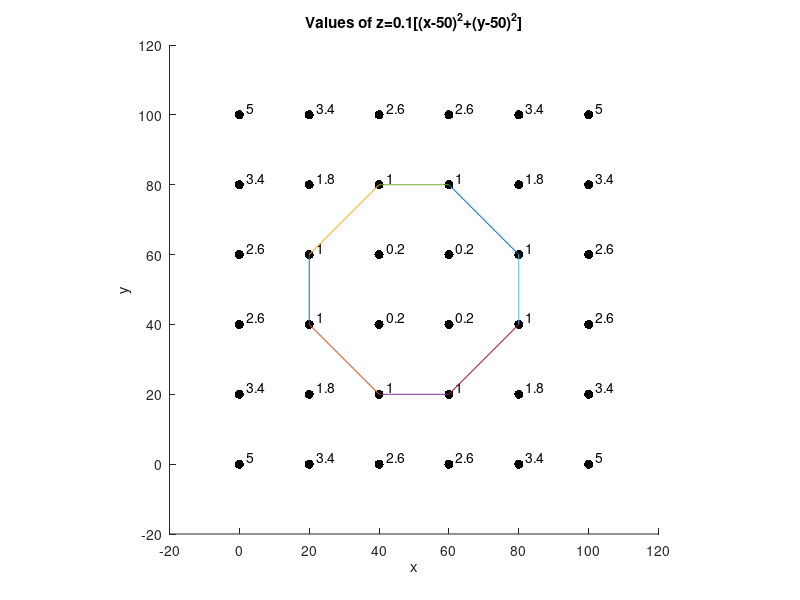

Recreate this plot in MATLAB.
clear; clc;

x = [0:20:100];
y = [0:20:100];


for i = 1:length(x)
    for j = 1:length(y)
        z(i,j) = (x(i)-50)^2 + (y(j)-50)^2;
    end
end

z = z/1000;
figure(1);clf;
axis([-20 120 -20 120]); % Set axis wider than default
hold on;

for i = 1:length(x)
    for j = 1:length(y)
        plot(x(i),y(j),'k.','MarkerSize',20);
        text(2+x(i),2+y(j),num2str(z(i,j)));
    end
end

axis square;
xlabel('x');
ylabel('y');
title('Values of z=0.1[(x-50)^2+(y-50)^2]')

%figure(2);clf;clc;
%axis([-20 120 -20 120]);

hold on;

for i = 2:length(x)-1
    for j = 2:length(y)-1
        if (z(i,j) == 1)
            fprintf('z(%d,%d) = 1 (x=%d,y=%d)\n',i,j,x(i),y(j));
                
            if (z(i-1,j) == 1) % Left
                fprintf('   Left: z(%d,%d) = 1 (x=%d,y=%d)\n',i-1,j,x(i-1),y(j));
                plot([x(i),x(i-1)],[y(j),y(j)]); % Draw line that connects.
            end
            if (z(i+1,j) == 1) % Right
                fprintf('   Right: z(%d,%d) = 1 (x=%d,y=%d)\n',i+1,j,x(i+1),y(j));
            end
            if (z(i,j+1) == 1) % Above
                fprintf('   Above: z(%d,%d) = 1 (x=%d,y=%d)\n',i+1,j,x(i),y(j+1));
                plot([x(i),x(i)],[y(j),y(j+1)]); % Draw line that connects.
            end
            if (z(i,j-1) == 1) % Below
                fprintf('   Below: z(%d,%d) = 1 (x=%d,y=%d)\n',i+1,j,x(i),y(j-1));
            end
            if (z(i-1,j-1) == 1) % Up 1, Right 1
               plot([x(i),x(i-1)],[y(j),y(j-1)]); % Draw line that connects.
            end
            if (z(i-1,j+1) == 1) % Up 1, Left 1
               plot([x(i),x(i-1)],[y(j),y(j+1)]); % Draw line that connects.
            end
        end
    end
end

axis square;
xlabel('x');
ylabel('y');
title('Values of z=0.1[(x-50)^2+(y-50)^2]')
